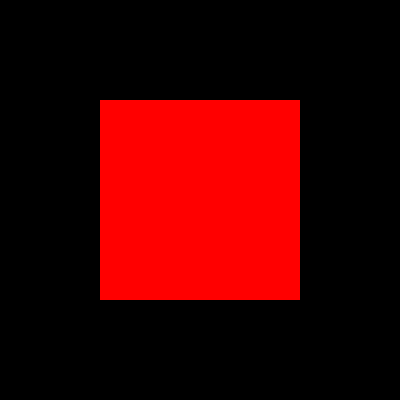
Frame 1 (no input)
Frame 60 (the mouse pressed at the canvas centre just before this capture): identical to frame 1, image omitted
Frame 120 (the mouse held since frame 60 and released just before this capture): identical to frame 1, image omitted

The Processing sketch that drew this single still picture (run headless with seeded random() and noise(); from frame 60 on, the mouse is pressed at the canvas centre):

// Processing sketch: e_keyPressed_02
// ── e_keyPressed_02.pde
///////////////////////////////////////
/*
 ++++++++++++++++++++++++++++++++++++++++++
 DESIGNING PROGRAMS 0.5 (2012)
 AN INTRODUCTORY COURSE TO CREATIVE CODING
 FOR GRAPHIC DESIGN STUDENTS.
 
 IMPLEMENTED BY THE FREE ART BUREAU 2010/11 
 www.freeartbureau.org
 ++++++++++++++++++++++++++++++++++++++++++
 INTERACTION : CLAVIER
 SKETCH : KEYPRESSED_02
 PARENT SKETCH : KEYPRESSED_01
 TYPE : DYNAMIC
 
 */
/////////////////////////// GLOBALS ////////////////////////////

color myc;
/////////////////////////// SETUP ////////////////////////////

void setup() {
  size(400, 400);
  background(0);
  smooth();
  rectMode(CENTER);
  noStroke();
  myc = color(255, 0, 0);
}

/////////////////////////// DRAW ////////////////////////////
void draw() {

  fill(myc);
  rect(width/2, height/2, 200, 200);
}

/////////////////////////// FUNCTIONS ////////////////////////////


void keyPressed() {
  if (key == 'r') {
    myc = color(255, 0, 0);
  }

  if (key == 'g') {
    myc = color(0, 255, 0);
  }

  if (key == 'b') {
    myc = color(0, 0, 255);
  }
}
